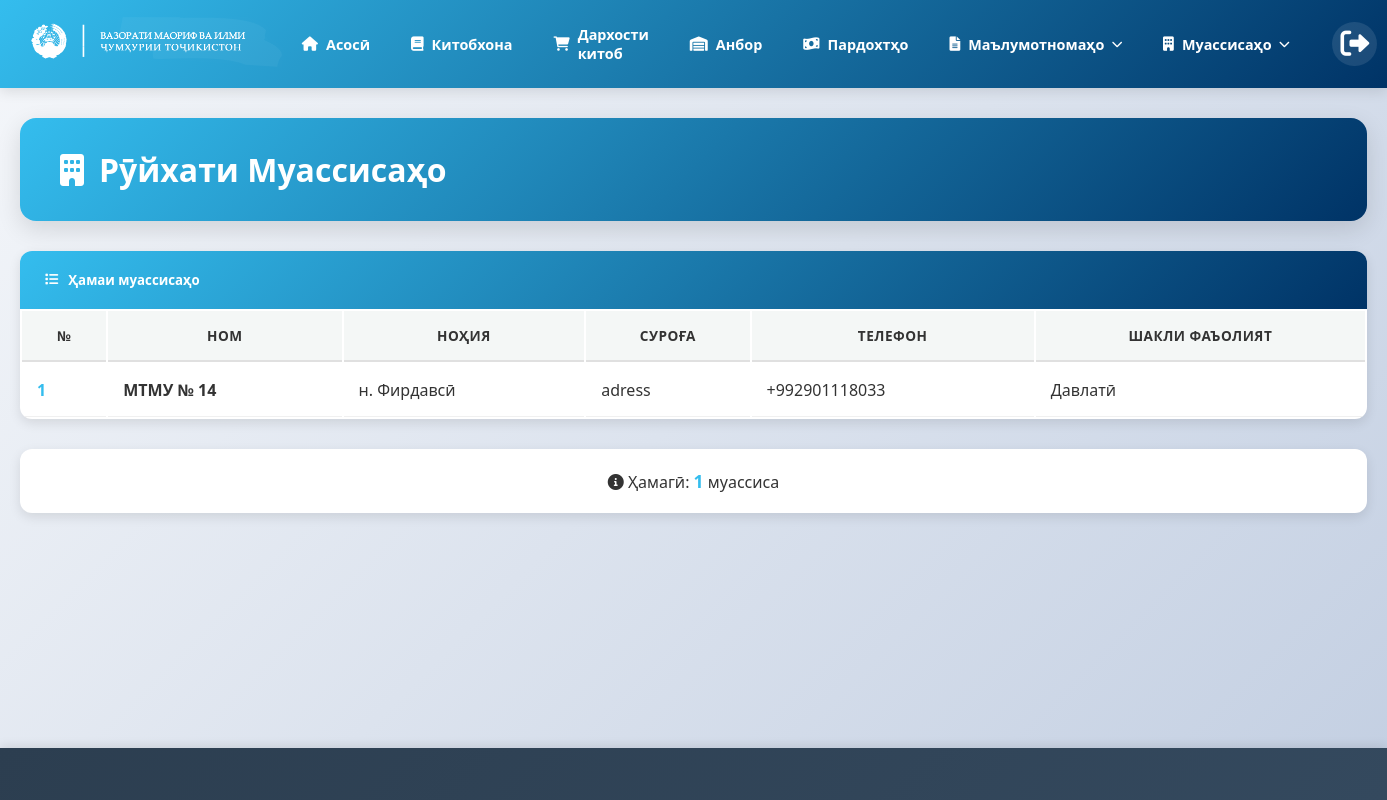
The app's page /student/muasisaho/ (signed in) with its own data.
### students/models.py (models this page shows, shortened)
class Institution(models.Model):
    name = models.CharField(max_length=255)
    address = models.TextField(blank=True, null=True)
    phone = models.CharField(max_length=50, blank=True, null=True)
    year = models.IntegerField()
    status = models.BooleanField(default=False)
    type = models.CharField(max_length=255)
    created_at = models.DateTimeField(default=timezone.now)
    region = models.ForeignKey(
        'Region',
        on_delete=models.CASCADE,
        related_name='institutions'
    )

class Region(models.Model):
    name = models.CharField(max_length=255)
    address = models.TextField(blank=True, null=True)
    created_at = models.DateTimeField(default=timezone.now)

### students/views.py (the view)
# urls.py: path('muasisaho/',views.muasisaho_list_view, name='muasisaho_list'),
@login_required
def muasisaho_list_view(request):
    all_institutions = Institution.objects.select_related('region').all()
    context = {
        'muasisaho': all_institutions,
        'total_count': all_institutions.count(),
    }
    return render(request, 'dashboard/muasisaho_list.html', context)

### templates/dashboard/muasisaho_list.html (shortened to what this page needs)
{% extends 'base.html' %}
{% load static %}
{% block content %}
<div class="list-container">
    <div class="page-header">
        <h1>
            <i class="fas fa-building"></i>
            Рӯйхати Муассисаҳо
        </h1>
    </div>
    <div class="table-wrapper">
        <div class="table-header">
            <h5>
                <i class="fas fa-list"></i>
                Ҳамаи муассисаҳо
            </h5>
        </div>
        <div class="table-responsive">
            <table class="table">
                <thead>
                    <tr>
                        <th>№</th>
                        <th>Ном</th>
                        <th>Ноҳия</th>
                        <th>Суроға</th>
                        <th>Телефон</th>
                        <th>Шакли фаъолият</th>
                    </tr>
                </thead>
                <tbody>
                    {% for muassisa in muasisaho %}
                    <tr>
                        <td><strong>{{ forloop.counter }}</strong></td>
                        <td><strong>{{ muassisa.name }}</strong></td>
                        <td>{{ muassisa.region.name|default:"-" }}</td>
                        <td>{{ muassisa.address|default:"-" }}</td>
                        <td>{{ muassisa.phone|default:"-" }}</td>
                        <td>{{ muassisa.type|default:"-" }}</td>
                    </tr>
                    {% endfor %}
                </tbody>
            </table>
        </div>
    </div>
    <div class="summary-footer">
        <p>
            <i class="fas fa-info-circle"></i>
            Ҳамагӣ: <strong>{{ total_count }}</strong> муассиса
        </p>
    </div>
</div>
{% endblock content %}

### templates/base.html (style rules this page uses)
:root { --primary-blue: #34BDEE; --primary-dark: #003366; --text-color: #333; --bg-light: #f4f7f6; --bg-white: #ffffff; --dropdown-dark: #2c3e50; --shadow-sm: 0 2px 4px rgba(0,0,0,0.08); --shadow-md: 0 4px 12px rgba(0,0,0,0.1); --shadow-lg: 0 8px 24px rgba(0,0,0,0.12); }
* { margin: 0; padding: 0; box-sizing: border-box; }
body { font-family: 'Segoe UI', Tahoma, Geneva, Verdana, sans-serif; margin: 0; background: linear-gradient(135deg, #f5f7fa 0%, #c3cfe2 100%); color: var(--text-color); padding-bottom: 80px; min-height: 100vh; }

### templates/dashboard/muasisaho_list.html (style rules this page uses)
:root { --primary-blue: #34BDEE; --primary-dark: #003366; --text-color: #333; --bg-light: #f4f7f6; --white: #ffffff; }
body { background: linear-gradient(135deg, #f5f7fa 0%, #c3cfe2 100%); }
.list-container { max-width: 1400px; margin: 30px auto; padding: 0 20px; }
.page-header { background: linear-gradient(135deg, var(--primary-blue) 0%, var(--primary-dark) 100%); color: white; padding: 30px 40px; border-radius: 16px; box-shadow: 0 8px 24px rgba(0,0,0,0.12); margin-bottom: 30px; }
.page-header h1 { font-size: 2rem; font-weight: 700; margin: 0; display: flex; align-items: center; gap: 15px; }
.table-wrapper { background: var(--white); border-radius: 12px; box-shadow: 0 4px 12px rgba(0,0,0,0.1); overflow: hidden; margin-bottom: 30px; }
.table-header { background: linear-gradient(135deg, var(--primary-blue), var(--primary-dark)); color: white; padding: 20px 25px; display: flex; justify-content: space-between; align-items: center; }
.table-header h5 { margin: 0; font-weight: 600; display: flex; align-items: center; gap: 10px; }
.table { margin: 0; width: 100%; }
.table thead { background: var(--bg-light); }
.table thead th { color: var(--text-color); font-weight: 600; text-transform: uppercase; font-size: 0.85rem; letter-spacing: 0.5px; padding: 15px; border-bottom: 2px solid #e0e0e0; white-space: nowrap; }
.table tbody tr { transition: all 0.2s ease; }
.table tbody td { padding: 15px; vertical-align: middle; color: var(--text-color); border-bottom: 1px solid #f0f0f0; }
.table tbody td:first-child { font-weight: 600; color: var(--primary-blue); }
.summary-footer { background: var(--white); padding: 20px 25px; border-radius: 12px; box-shadow: 0 4px 12px rgba(0,0,0,0.1); text-align: center; }
.summary-footer p { margin: 0; color: var(--text-color); font-size: 1rem; }
.summary-footer strong { color: var(--primary-blue); font-size: 1.1rem; }

### records on screen
Institution: name "МТМУ № 14", region.name "н. Фирдавсӣ", address "adress", phone "+992901118033", type "Давлатӣ"

### other values on screen
{{ total_count }} "1"
